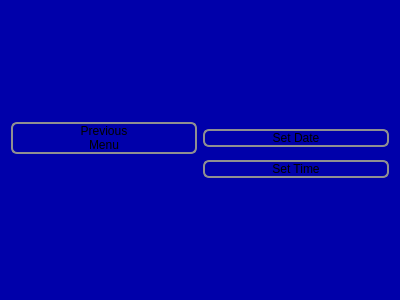
<?xml version="1.0" encoding="UTF-8"?>
<ui version="4.0">
 <class>ChooseSetDateTimeWidget</class>
 <widget class="QWidget" name="ChooseSetDateTimeWidget">
  <property name="geometry">
   <rect>
    <x>0</x>
    <y>0</y>
    <width>400</width>
    <height>300</height>
   </rect>
  </property>
  <property name="styleSheet">
   <string notr="true">QWidget#ChooseSetDateTimeWidget {
	background-color: #0000aa
}

QPushButton {
	border: 2px solid #8f8f91;
	border-radius: 6px;
	background-color: 	QLinearGradient( x1: 0, y1: 0, x2: 0, y2: 1, stop: 0 	#0000ff, stop: 0.1 #0000dd, stop: 0.49 #0000cc, stop: 0.5 #000077, stop: 1 #0000dd);
	min-width: 80px;
}

QPushButton:pressed {
	background-color: qlineargradient(x1: 0, y1: 0, x2: 0, y2: 1,
                                       stop: 0 #dadbde, stop: 1 #f6f7fa);
}
</string>
  </property>
  <layout class="QGridLayout" name="gridLayout_2">
   <item row="0" column="0">
    <spacer name="verticalSpacer">
     <property name="orientation">
      <enum>Qt::Vertical</enum>
     </property>
     <property name="sizeHint" stdset="0">
      <size>
       <width>20</width>
       <height>37</height>
      </size>
     </property>
    </spacer>
   </item>
   <item row="1" column="0">
    <layout class="QGridLayout" name="gridLayout">
     <item row="0" column="0">
      <widget class="HacPushButton" name="previousMenuButton">
       <property name="text">
        <string>Previous
Menu</string>
       </property>
      </widget>
     </item>
     <item row="0" column="1">
      <widget class="QPushButton" name="setDateButton">
       <property name="text">
        <string>Set Date</string>
       </property>
      </widget>
     </item>
     <item row="1" column="1">
      <widget class="QPushButton" name="setTimeButton">
       <property name="text">
        <string>Set Time</string>
       </property>
      </widget>
     </item>
    </layout>
   </item>
   <item row="2" column="0">
    <spacer name="verticalSpacer_3">
     <property name="orientation">
      <enum>Qt::Vertical</enum>
     </property>
     <property name="sizeHint" stdset="0">
      <size>
       <width>20</width>
       <height>93</height>
      </size>
     </property>
    </spacer>
   </item>
  </layout>
 </widget>
 <customwidgets>
  <customwidget>
   <class>HacPushButton</class>
   <extends>QPushButton</extends>
   <header>hacpushbutton.h</header>
   <container>1</container>
  </customwidget>
 </customwidgets>
 <resources/>
 <connections/>
</ui>
